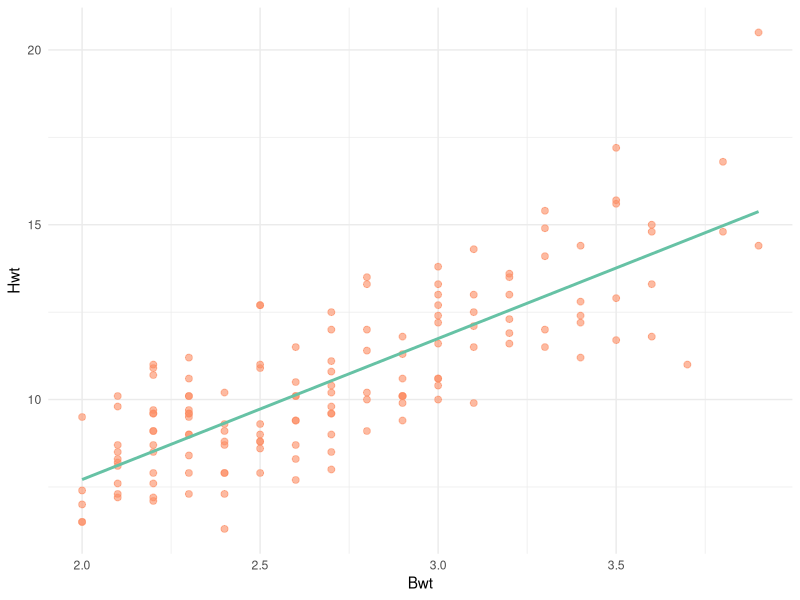
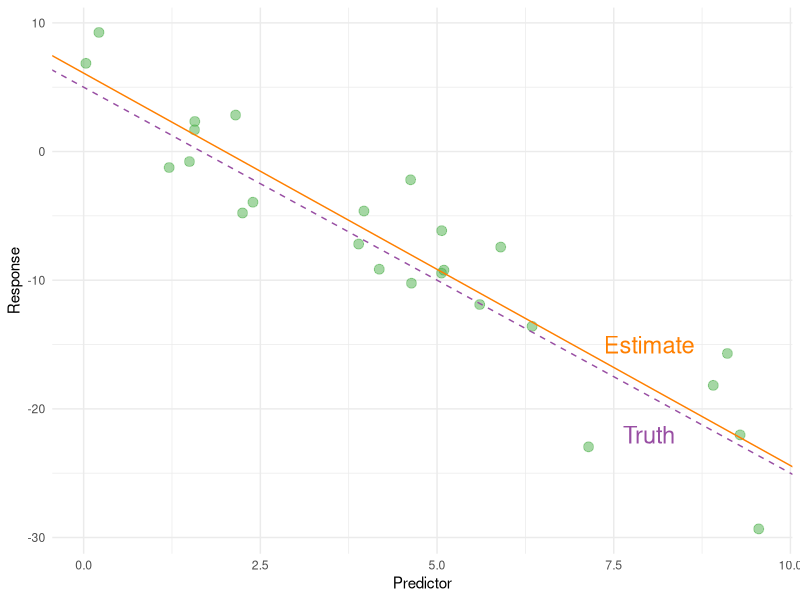
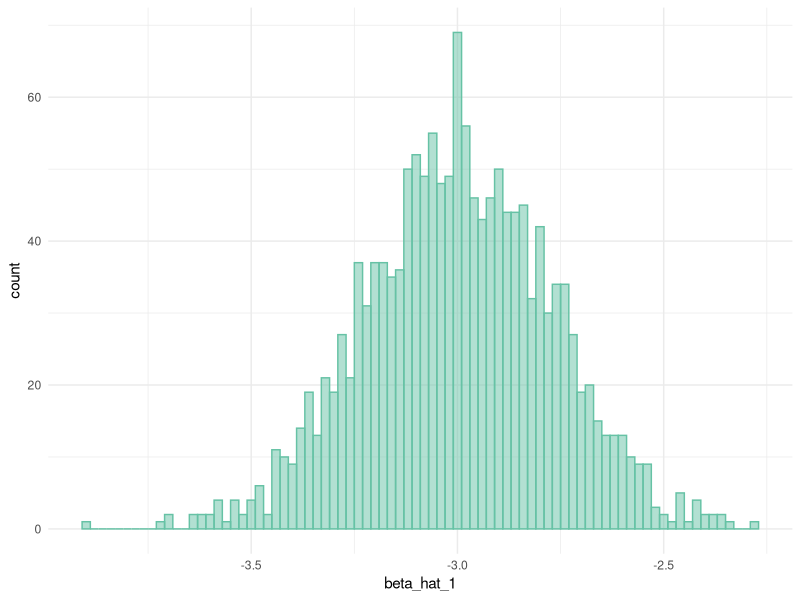
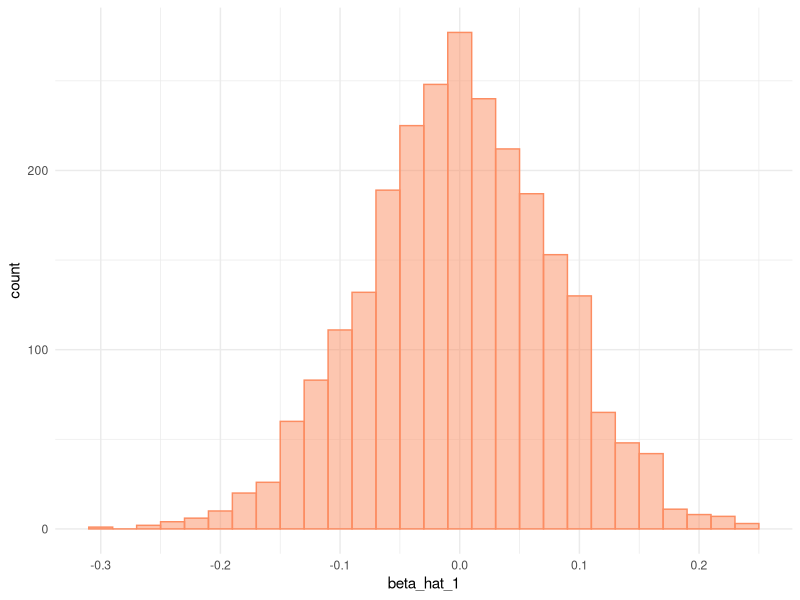
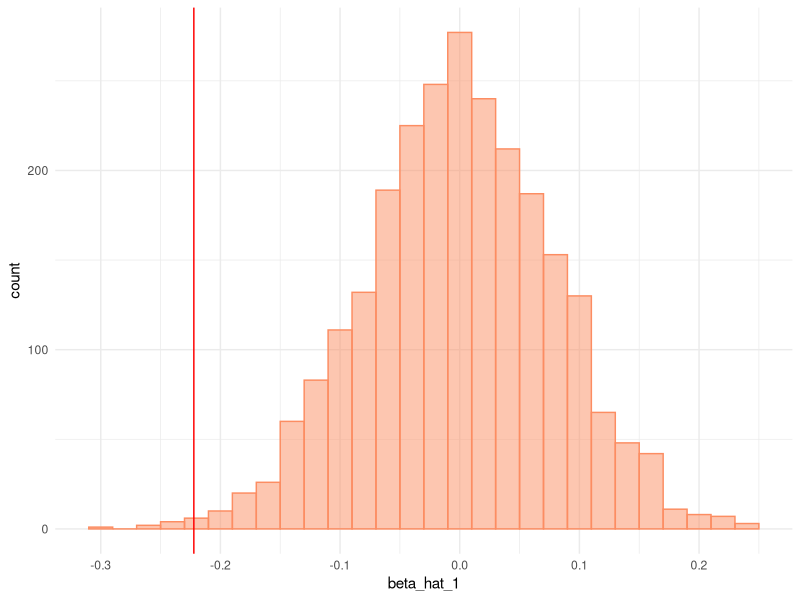

Reproduce these figures in R, in order.
## ---- chunk 1
df = MASS::cats

cat_model = lm(Hwt ~ Bwt, data = df)
summary(cat_model)
## ---- chunk 2
cat_model$coefficients
## ---- chunk 3
pred_hwt = predict(cat_model, newdata = data.frame(Bwt = 3.1))
## ---- chunk 4

pred_hwt2 = predict(cat_model, newdata = data.frame(Bwt = 1.5))

## ---- chunk 5
library(ggplot2)

p = ggplot(df, aes(x = Bwt, y = Hwt)) +
  geom_point(color = '#fc8d62', size = 2, alpha = 0.6) +
  geom_smooth(method = 'lm',se = FALSE , color = '#66c2a5') + #formula = 'Hwt ~ Bwt'
  theme_minimal()

p

## ---- chunk 6
#summary(cat_model)
r2 = summary(cat_model)$r.squared

## ---- chunk 7

get_sd_est = function(fitted_vals, actual_vals, mle = FALSE){
  # Sum of squares
  squares = (actual_vals - fitted_vals)**2
  ss = sum(squares)
  
  if(mle == FALSE){
    sd_est = sqrt(ss / (length(fitted_vals) - 2))
  }
  
  else{
    sd_est = sqrt(ss / (length(fitted_vals)))
  }
  
  return(sd_est)
}

## ---- chunk 8
#names(cat_model)
fitted = cat_model$fitted.values
actual = df$Hwt

s_e = get_sd_est(fitted_vals = fitted, actual_vals = actual)

## ---- chunk 9
sigma_hat_mle = get_sd_est(fitted_vals = fitted, actual_vals = actual, mle = TRUE)
## ---- chunk 10
summary(cat_model)$sigma
## ---- chunk 11
birthday = 19790221
set.seed(birthday)
## ---- chunk 12
# Model
x = runif(n = 25, 0, 10)
beta_0 = 5
beta_1 = -3
sig = sqrt(10.24)


#Example function from text book
sim_slr = function(x, beta_0 = 5, beta_1 = -3, sigma = sig) {
  n = length(x)
  epsilon = rnorm(n, mean = 0, sd = sigma)
  y = beta_0 + beta_1 * x + epsilon
  data.frame(predictor = x, response = y)
}

# Simulated data
my_sim = sim_slr(x)

## ---- chunk 13

# Model fit
my_sim_fit = lm(response ~ predictor, data = my_sim)

# Model coefficients, intercept and slope
cf = coef(my_sim_fit)
intercept = summary(my_sim_fit)$coefficients[1, 1]
slope = summary(my_sim_fit)$coefficients[2, 1]

## ---- chunk 14
p = ggplot(my_sim, aes(x = predictor, y = response)) +
  geom_point(color = "#4daf4a", size = 3, alpha = .50) +
  # Estimated regression line from model
  geom_abline(slope = slope, intercept = intercept, color = "#ff7f00") +
  annotate('text', x = 8.0, y = -15, label = 'Estimate', color = "#ff7f00", size = 6) +
  # True regression line
  geom_abline(slope = -3, intercept = 5, linetype = 2, color = "#984ea3") +
  annotate('text', x = 8.0, y = -22, label = 'Truth', color = "#984ea3", size = 6) +
  
  theme_minimal() + 
  labs(x = 'Predictor',
       y = 'Response')

p
## ---- chunk 15
# Instantiate vector to hold slope
beta_hat_1 = rep(0, 1500)

# Simulation
for(i in 1:1500){
  # Generate data
  my_sim = sim_slr(x)
  # Fit model with generated data
  my_sim_fit = lm(response ~ predictor, data = my_sim)
  # Get beta_hat 
  slope = summary(my_sim_fit)$coefficients[2, 1]
  
  beta_hat_1[i] = slope
}


## ---- chunk 16

beta_hat_1_mean = mean(beta_hat_1)
beta_hat_1_sd = sd(beta_hat_1)
## ---- chunk 17
# Convert beta_hat to a dataframe
beta_h = as.data.frame(beta_hat_1)

# Histogram
p_hist = ggplot(beta_h, aes(x = beta_hat_1)) +
  geom_histogram(binwidth = 0.02, fill = '#66c2a5', color = '#66c2a5', alpha = 0.5) +
  theme_minimal()

p_hist
## ---- chunk 18
birthday = 19790221
set.seed(birthday)
## ---- chunk 19
x = runif(n = 75, 0, 10)

# Vector to hold results
beta_hat_1 = rep(0, 2500)

# Simulation
for(i in 1:2500){
  # Generate data
  my_sim = sim_slr(x, beta_0 = 3, beta_1 = 0, sigma = 2)
  # Fit model with generated data
  my_sim_fit = lm(response ~ predictor, data = my_sim)
  # Get beta_hat 
  slope = summary(my_sim_fit)$coefficients[2, 1]
  
  beta_hat_1[i] = slope
}


## ---- chunk 20
# Convert to dataframe
beta_h = as.data.frame(beta_hat_1)

# Histogram
p_hist = ggplot(beta_h, aes(x = beta_hat_1)) +
  geom_histogram(binwidth = 0.02, fill = '#fc8d62', color = '#fc8d62', alpha = 0.5) +
  theme_minimal()

p_hist
## ---- chunk 21
library(tidyverse)
data_skeptic = read_csv('skeptic.csv')

# Model fit
model_skeptic = lm(response ~ predictor, data = data_skeptic)
# Coefficient
beta_1 = summary(model_skeptic)$coefficients[2,1]
beta_1
## ---- chunk 22

# Add line for beta_hat_1 to previous histogram
p_hist2 = p_hist +
  geom_vline(xintercept = beta_1, color = 'red')

p_hist2
## ---- chunk 23

# Filter for beta_hat_1 which are less than beta_1
beta_less = beta_hat_1[beta_hat_1 < beta_1]

# Calculate proportion
beta_prop = length(beta_less) / length(beta_hat_1)
beta_prop

## ---- chunk 24
data(Ozone, package = "mlbench")
Ozone = Ozone[, c(4, 6, 7, 8)]
colnames(Ozone) = c("ozone", "wind", "humidity", "temp")
Ozone = Ozone[complete.cases(Ozone), ]
## ---- chunk 25
library(kableExtra)

# function for calculating RMSE
get_rmse = function(fitted_vals, actual_vals){
  # Sum of squares
  squares = (actual_vals - fitted_vals)**2
  ss = sum(squares)
  return(sqrt(ss / length(fitted_vals)))

}
# Models
wind = lm(ozone ~ wind, data = Ozone)
humidity = lm(ozone ~ humidity, data = Ozone)
temp = lm(ozone ~ temp, data = Ozone)

# RMSE
wind_rmse = get_rmse(wind$fitted.values, Ozone$ozone)
humidity_rmse = get_rmse(humidity$fitted.values, Ozone$ozone)
temp_rmse = get_rmse(temp$fitted.values, Ozone$ozone)

# R-squared
wind_r2 = summary(wind)$r.squared
humidity_r2 = summary(humidity)$r.squared
temp_r2 = summary(temp)$r.squared

# Create dataframe for output
df = tibble(Predictor = c('Wind', 'Humidity', 'Temperature'),
            RMSE = c(wind_rmse, humidity_rmse, temp_rmse),
            R_squared = c(wind_r2, humidity_r2, temp_r2))

# Table for displaying results
tbl = df %>%
  kbl() %>%
  kable_styling()

tbl
